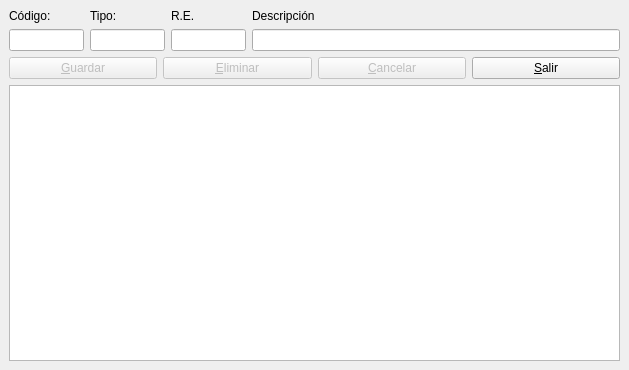
<ui version="4.0" >
 <author>José Manuel Díez Botella</author>
 <class>tiposiva</class>
 <widget class="QDialog" name="tiposiva" >
  <property name="geometry" >
   <rect>
    <x>0</x>
    <y>0</y>
    <width>629</width>
    <height>370</height>
   </rect>
  </property>
  <property name="windowTitle" >
   <string>Edición / Alta tipos de IVA</string>
  </property>
  <layout class="QVBoxLayout" >
   <property name="spacing" >
    <number>6</number>
   </property>
   <property name="leftMargin" >
    <number>9</number>
   </property>
   <property name="topMargin" >
    <number>9</number>
   </property>
   <property name="rightMargin" >
    <number>9</number>
   </property>
   <property name="bottomMargin" >
    <number>9</number>
   </property>
   <item>
    <layout class="QHBoxLayout" >
     <property name="spacing" >
      <number>6</number>
     </property>
     <property name="leftMargin" >
      <number>0</number>
     </property>
     <property name="topMargin" >
      <number>0</number>
     </property>
     <property name="rightMargin" >
      <number>0</number>
     </property>
     <property name="bottomMargin" >
      <number>0</number>
     </property>
     <item>
      <layout class="QVBoxLayout" >
       <property name="spacing" >
        <number>6</number>
       </property>
       <property name="leftMargin" >
        <number>0</number>
       </property>
       <property name="topMargin" >
        <number>0</number>
       </property>
       <property name="rightMargin" >
        <number>0</number>
       </property>
       <property name="bottomMargin" >
        <number>0</number>
       </property>
       <item>
        <widget class="QLabel" name="label" >
         <property name="text" >
          <string>Código:</string>
         </property>
        </widget>
       </item>
       <item>
        <widget class="QLineEdit" name="CodigoLineEdit" >
         <property name="maximumSize" >
          <size>
           <width>75</width>
           <height>16777215</height>
          </size>
         </property>
         <property name="maxLength" >
          <number>4</number>
         </property>
        </widget>
       </item>
      </layout>
     </item>
     <item>
      <layout class="QVBoxLayout" >
       <property name="spacing" >
        <number>6</number>
       </property>
       <property name="leftMargin" >
        <number>0</number>
       </property>
       <property name="topMargin" >
        <number>0</number>
       </property>
       <property name="rightMargin" >
        <number>0</number>
       </property>
       <property name="bottomMargin" >
        <number>0</number>
       </property>
       <item>
        <widget class="QLabel" name="label_2" >
         <property name="text" >
          <string>Tipo:</string>
         </property>
        </widget>
       </item>
       <item>
        <widget class="QLineEdit" name="tipolineEdit" >
         <property name="maximumSize" >
          <size>
           <width>75</width>
           <height>16777215</height>
          </size>
         </property>
         <property name="maxLength" >
          <number>10</number>
         </property>
        </widget>
       </item>
      </layout>
     </item>
     <item>
      <layout class="QVBoxLayout" >
       <property name="spacing" >
        <number>6</number>
       </property>
       <property name="leftMargin" >
        <number>0</number>
       </property>
       <property name="topMargin" >
        <number>0</number>
       </property>
       <property name="rightMargin" >
        <number>0</number>
       </property>
       <property name="bottomMargin" >
        <number>0</number>
       </property>
       <item>
        <widget class="QLabel" name="label_3" >
         <property name="text" >
          <string>R.E.</string>
         </property>
        </widget>
       </item>
       <item>
        <widget class="QLineEdit" name="relineEdit" >
         <property name="maximumSize" >
          <size>
           <width>75</width>
           <height>16777215</height>
          </size>
         </property>
         <property name="maxLength" >
          <number>10</number>
         </property>
        </widget>
       </item>
      </layout>
     </item>
     <item>
      <layout class="QVBoxLayout" >
       <property name="spacing" >
        <number>6</number>
       </property>
       <property name="leftMargin" >
        <number>0</number>
       </property>
       <property name="topMargin" >
        <number>0</number>
       </property>
       <property name="rightMargin" >
        <number>0</number>
       </property>
       <property name="bottomMargin" >
        <number>0</number>
       </property>
       <item>
        <widget class="QLabel" name="label_4" >
         <property name="text" >
          <string>Descripción</string>
         </property>
        </widget>
       </item>
       <item>
        <widget class="QLineEdit" name="DescripcionLineEdit" >
         <property name="maxLength" >
          <number>80</number>
         </property>
        </widget>
       </item>
      </layout>
     </item>
    </layout>
   </item>
   <item>
    <layout class="QHBoxLayout" >
     <property name="spacing" >
      <number>6</number>
     </property>
     <property name="leftMargin" >
      <number>0</number>
     </property>
     <property name="topMargin" >
      <number>0</number>
     </property>
     <property name="rightMargin" >
      <number>0</number>
     </property>
     <property name="bottomMargin" >
      <number>0</number>
     </property>
     <item>
      <widget class="QPushButton" name="BotonGuardar" >
       <property name="enabled" >
        <bool>false</bool>
       </property>
       <property name="text" >
        <string>&amp;Guardar</string>
       </property>
       <property name="default" >
        <bool>true</bool>
       </property>
      </widget>
     </item>
     <item>
      <widget class="QPushButton" name="BotonEliminar" >
       <property name="enabled" >
        <bool>false</bool>
       </property>
       <property name="text" >
        <string>&amp;Eliminar</string>
       </property>
       <property name="autoDefault" >
        <bool>false</bool>
       </property>
      </widget>
     </item>
     <item>
      <widget class="QPushButton" name="BotonCancelar" >
       <property name="enabled" >
        <bool>false</bool>
       </property>
       <property name="text" >
        <string>&amp;Cancelar</string>
       </property>
       <property name="autoDefault" >
        <bool>false</bool>
       </property>
      </widget>
     </item>
     <item>
      <widget class="QPushButton" name="BotonSalir" >
       <property name="text" >
        <string>&amp;Salir</string>
       </property>
       <property name="autoDefault" >
        <bool>false</bool>
       </property>
      </widget>
     </item>
    </layout>
   </item>
   <item>
    <widget class="QTableView" name="tabla" />
   </item>
  </layout>
 </widget>
 <tabstops>
  <tabstop>BotonGuardar</tabstop>
  <tabstop>BotonEliminar</tabstop>
  <tabstop>BotonCancelar</tabstop>
  <tabstop>BotonSalir</tabstop>
  <tabstop>CodigoLineEdit</tabstop>
  <tabstop>tipolineEdit</tabstop>
  <tabstop>relineEdit</tabstop>
  <tabstop>DescripcionLineEdit</tabstop>
  <tabstop>tabla</tabstop>
 </tabstops>
 <resources/>
 <connections>
  <connection>
   <sender>BotonSalir</sender>
   <signal>clicked()</signal>
   <receiver>tiposiva</receiver>
   <slot>accept()</slot>
   <hints>
    <hint type="sourcelabel" >
     <x>372</x>
     <y>85</y>
    </hint>
    <hint type="destinationlabel" >
     <x>420</x>
     <y>107</y>
    </hint>
   </hints>
  </connection>
 </connections>
</ui>
